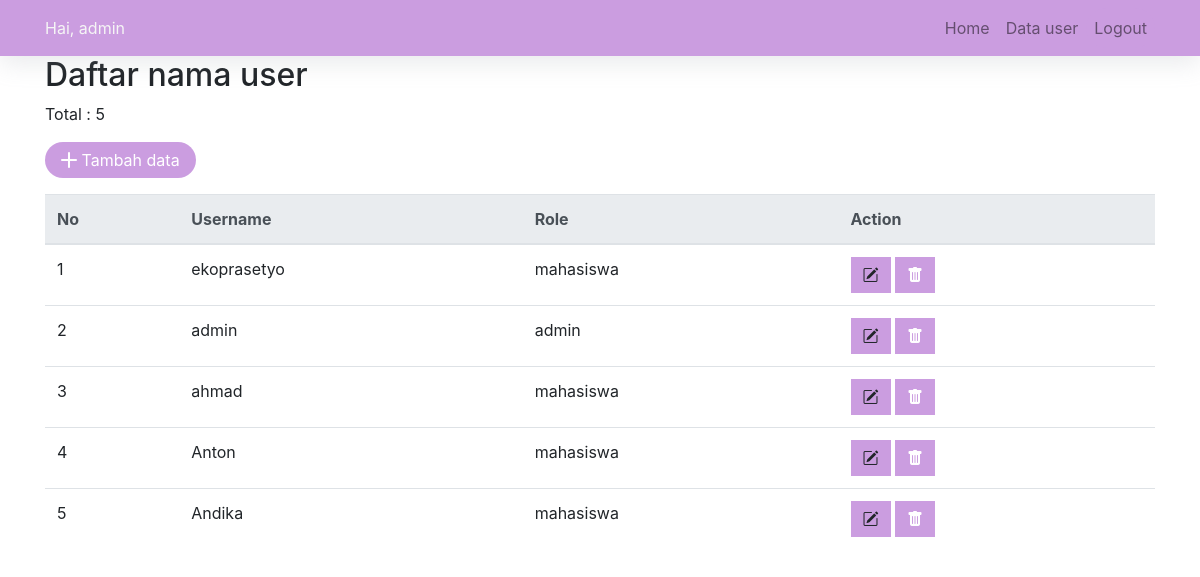
/admin/data_user.php (signed in), run on the app's committed database.
### tables this page shows
CREATE TABLE `user` (
  `id_user` int(11) NOT NULL,
  `username` varchar(255) NOT NULL,
  `password` varchar(255) NOT NULL,
  `role` varchar(255) NOT NULL
);

### admin/data_user.php (the view, shortened to what this page needs)
<!DOCTYPE html>
<html>
<head>
	<link rel="stylesheet" href="https://cdn.jsdelivr.net/npm/bootstrap@4.6.0/dist/css/bootstrap.min.css">
    <link rel="stylesheet" type="text/css" href="../assets/css/style.css">
    <link rel="stylesheet" href="https://cdn.jsdelivr.net/npm/bootstrap-icons@1.5.0/font/bootstrap-icons.css">
</head>
<body>
	<?php
	include '../config/koneksi_db.php';
	$data = mysqli_query($conn,"SELECT*FROM user");
	 ?>
	 <nav class="navbar navbar-expand-lg navbar-light" style="background-color: #cb9de0; color: #f5f5f5">
		<div class="container">
		  <span>Hai, <?= $_SESSION['username']?></span>
		  <div class="collapse navbar-collapse" id="navbarNav">
		    <ul class="navbar-nav ml-auto">
		      <li class="nav-item">
		        <a href="index.php" class="nav-link">Home</a>
		      </li>
		      <li class="nav-item">
		        <a href="data_user.php" class="nav-link">Data user</a>
		      </li>
		      <li class="nav-item">
		        <a href="../config/act_logout.php" class="nav-link btn btn-danger" onclick="return confirm('Apakah anda ingin keluar?')">Logout</a>
		      </li>
		    </ul>
		  </div>
	  	</div>
	</nav>
	 <div class="container">
	 	<section id="menu">
			<article>
				<h2 class="text-cennter">Daftar nama user</h2>
				<span>Total : </span><?= mysqli_num_rows($data)?><br>
				<a href="tambah.php" class="btn btn-success mt-3 mb-3 pr-3 pl-3"><i class="bi bi-plus-lg"></i> Tambah data</a>
				<table class="table">
					<thead class="thead-light">
					<tr>
						<th>No</th>
						<th>Username</th>
						<th>Role</th>
						<th>Action</th>
					</tr>
					</thead>
					<?php $no = 1; foreach($data as $d) :?>
					<tr>
						<td><?= $no++?></td>
						<td><?= $d['username']?></td>
						<td><?= $d['role']?></td>
						<td class="action">
							<a class="btn btn-warning" href="../admin/edit_akun.php?id=<?= $d['id_user']?>" onclick="return confirm('Apakah anda ingin mengedit data?')" ><i class="bi bi-pencil-square"></i></a>
							<a class="btn btn-danger" href="../config/act_hapus.php?id=<?= $d['id_user']?>" onclick="return confirm('Apakah anda ingin Hapus data?')"><i class="bi bi-trash-fill"></i></a>
						</td>
					</tr>
				<?php endforeach?>
				</table>
			</article>
	 	</section>
	</div>
</body>
</html>

### assets/css/style.css (style rules this page uses)
* { margin: 0; padding: 0; box-sizing: border-box; }
.btn { border-radius: 35px; background-color: #cb9de0; border: none; }
nav { box-shadow: rgba(149, 157, 165, 0.2) 0px 8px 24px; }
.action .btn { border-radius: 0; }

### data on the page
user: username "ekoprasetyo", role "mahasiswa"
user: username "admin", role "admin"
user: username "ahmad", role "mahasiswa"
user: username "Anton", role "mahasiswa"
user: username "Andika", role "mahasiswa"

### other printed values
$_SESSION['username'] "admin"
mysqli_num_rows($data) "5"
